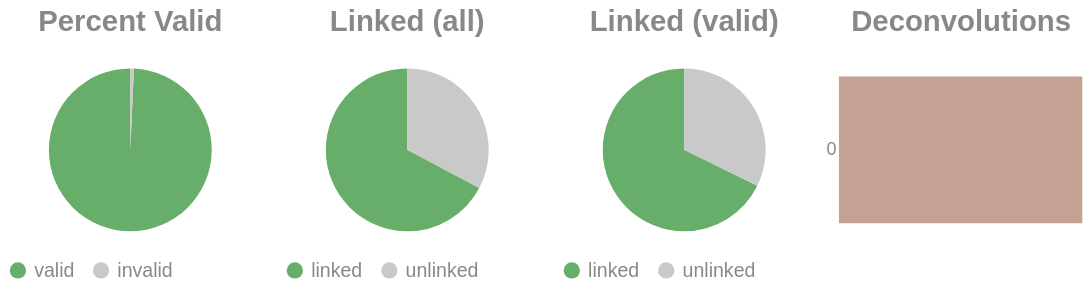

The code cell stored with this chart in its notebook:
### Code cell
if SKIPLR:
    pass
else:
    clash = Counter()
    for i in valids['molecule'].to_list():
        _mol = i.split("-")
        if len(_mol) == 1:
            clash.update('0')
        else:
            clash.update(_mol[-1])

    _d = {"deconvolutions": [], 'count': []}
    for k,v in clash.items():
        _d['deconvolutions'].append(k)
        _d['count'].append(v)

    tot_valid = valids['reads'].sum()
    mask = valids['reads'] >= 2
    n_linked_reads = valids.filter(mask)['reads'].sum()
    if n_linked_reads == 0:
        print_html("No linked molecules (>=2 reads) were detected; skipping linked-only distributions.")
        SKIPLR = True
    else:
        perc_valid = round(tot_valid / n_reads, 4)
        linked_perc_abs = round(n_linked_reads / n_reads, 4)
        linked_perc = round(n_linked_reads / tot_valid, 4)

    _valid = pl.DataFrame({"valids": ['valid', 'invalid'], "count": [tot_valid, n_reads - tot_valid]})
    _linked_abs = pl.DataFrame({"linked (absolute)": ['linked', 'unlinked'], "count": [n_linked_reads, n_reads - n_linked_reads]})
    _linked_rel = pl.DataFrame({"linked (valids)": ['linked', 'unlinked'], "count": [n_linked_reads, tot_valid - n_linked_reads]})

    (
        alt.hconcat(
            piechart(_valid, goodval = 'valid', title = "Percent Valid"),
            piechart(_linked_abs, goodval = "linked", title =  "Linked (all)"),
            piechart(_linked_rel, goodval = "linked", title =  "Linked (valid)"),
            convolutionbar(pl.DataFrame(_d), title = "Deconvolutions"),
            center = True,
            bounds = 'flush'
        )
        .resolve_scale(color='independent')
        .resolve_legend('independent')
        .properties(usermeta={'embedOptions': {"actions": False}})
    ).display()

### Figure 1 — Vega-Lite specification as saved in the notebook (floating-point values rounded to 4 significant figures)
{"width": "container", "height": 400, "config": {"title": {"anchor": "start", "dy": -15, "fontSize": 18, "color": "#888888", "subtitleColor": "#888888", "subtitleFontSize": 14}, "arc": {"fill": "#0072B2"}, "axis": {"domainColor": "#888888", "domainWidth": 0.5, "gridWidth": 0.2, "grid": false, "titleFontWeight": 400, "titleFontSize": 15, "labelFontSize": 11, "labelColor": "#888888", "tickColor": "#888888", "tickWidth": 0.2, "titleColor": "#888888"}, "axisBand": {"grid": false}, "axisX": {"grid": true, "tickSize": 10, "domainCap": "round"}, "axisY": {"domain": false, "grid": true, "tickSize": 0, "domainCap": "round"}, "background": "transparent", "header": {"labelFontSize": 15, "labelColor": "#888888", "titleFontSize": 15, "titleFontWeight": 600, "titleColor": "#888888"}, "legend": {"labelFont": "sans-serif", "labelFontSize": 12, "labelColor": "#888888", "symbolSize": 100, "symbolType": "circle", "titleFontSize": 12, "titlePadding": 10, "titleColor": "#888888", "title": null}, "range": {"category": ["#E69F00", "#56B4E9", "#009E73", "#F0E442", "#0072B2", "#D55E00", "#CC79A7", "#000000"], "diverging": ["#cfe8f3", "#a2d4ec", "#73bfe2", "#46abdb", "#1696d2", "#12719e"]}, "area": {"fill": "#0072B2", "fillOpacity": 0.7, "line": true, "strokeOpacity": 0.7}, "line": {"color": "#0072B2", "stroke": "#0072B2", "strokeWidth": 2}, "trail": {"color": "#0072B2", "stroke": "#0072B2", "strokeWidth": 0, "size": 1}, "point": {"filled": true, "fillOpacity": 1.0, "size": 95}, "text": {"color": "#888888", "fontSize": 11, "align": "right", "fontWeight": 400, "size": 11}, "bar": {"fill": "#0072B2", "stroke": null}, "view": {"stroke": null, "continuousWidth": 660, "continuousHeight": 400}}, "hconcat": [{"data": {"name": "data-b1a03ac0f3ce8d9945b922ea260804a6"}, "mark": {"type": "arc"}, "encoding": {"color": {"field": "valids", "legend": {"orient": "bottom", "title": null}, "scale": {"domain": ["valid", "invalid"], "range": ["#68ae6b", "#C9C9C9"]}, "title": "Valids", "type": "nominal"}, "theta": {"field": "count", "type": "quantitative"}, "tooltip": [{"field": "valids", "title": "Valids", "type": "ordinal"}, {"field": "percent", "format": ".2%", "title": "Percent", "type": "quantitative"}, {"field": "count", "title": "Count", "type": "quantitative"}]}, "height": 100, "title": {"text": "Percent Valid", "align": "center", "anchor": "middle"}, "transform": [{"calculate": "datum.count / 14278046", "as": "percent"}], "width": 150}, {"data": {"name": "data-d400e9380900b620387850961f970c33"}, "mark": {"type": "arc"}, "encoding": {"color": {"field": "linked (absolute)", "legend": {"orient": "bottom", "title": null}, "scale": {"domain": ["linked", "unlinked"], "range": ["#68ae6b", "#C9C9C9"]}, "title": "Linked (Absolute)", "type": "nominal"}, "theta": {"field": "count", "type": "quantitative"}, "tooltip": [{"field": "linked (absolute)", "title": "Linked (Absolute)", "type": "ordinal"}, {"field": "percent", "format": ".2%", "title": "Percent", "type": "quantitative"}, {"field": "count", "title": "Count", "type": "quantitative"}]}, "height": 100, "title": {"text": "Linked (all)", "align": "center", "anchor": "middle"}, "transform": [{"calculate": "datum.count / 14278046", "as": "percent"}], "width": 150}, {"data": {"name": "data-09e38667b4096dd54102ffbcd902fbc0"}, "mark": {"type": "arc"}, "encoding": {"color": {"field": "linked (valids)", "legend": {"orient": "bottom", "title": null}, "scale": {"domain": ["linked", "unlinked"], "range": ["#68ae6b", "#C9C9C9"]}, "title": "Linked (Valids)", "type": "nominal"}, "theta": {"field": "count", "type": "quantitative"}, "tooltip": [{"field": "linked (valids)", "title": "Linked (Valids)", "type": "ordinal"}, {"field": "percent", "format": ".2%", "title": "Percent", "type": "quantitative"}, {"field": "count", "title": "Count", "type": "quantitative"}]}, "height": 100, "title": {"text": "Linked (valid)", "align": "center", "anchor": "middle"}, "transform": [{"calculate": "datum.count / 14177799", "as": "percent"}], "width": 150}, {"data": {"name": "data-9ad91eeadccc1dc9021e9e2157d6f74e"}, "mark": {"type": "bar"}, "encoding": {"color": {"field": "deconvolutions", "legend": null, "scale": {"scheme": "lightgreyred"}, "type": "nominal"}, "tooltip": [{"field": "deconvolutions", "title": "Deconvolutions", "type": "ordinal"}, {"field": "percent", "format": ".2%", "title": "Percent", "type": "quantitative"}, {"field": "count", "title": "Count", "type": "quantitative"}], "x": {"axis": null, "field": "count", "type": "quantitative"}, "y": {"field": "deconvolutions", "sort": "ascending", "title": null, "type": "nominal"}}, "height": 100, "title": {"text": "Deconvolutions", "align": "center", "anchor": "middle"}, "transform": [{"calculate": "datum.count / 6972174", "as": "percent"}], "width": 150}], "bounds": "flush", "center": true, "resolve": {"legend": {"angle": "independent"}, "scale": {"color": "independent"}}, "usermeta": {"embedOptions": {"actions": false}}, "$schema": "https://vega.github.io/schema/vega-lite/v6.1.0.json", "datasets": {"data-b1a03ac0f3ce8d9945b922ea260804a6": [{"valids": "valid", "count": 14177799}, {"valids": "invalid", "count": 100247}], "data-d400e9380900b620387850961f970c33": [{"linked (absolute)": "linked", "count": 9604219}, {"linked (absolute)": "unlinked", "count": 4673827}], "data-09e38667b4096dd54102ffbcd902fbc0": [{"linked (valids)": "linked", "count": 9604219}, {"linked (valids)": "unlinked", "count": 4573580}], "data-9ad91eeadccc1dc9021e9e2157d6f74e": [{"deconvolutions": "0", "count": 6972174}]}}
